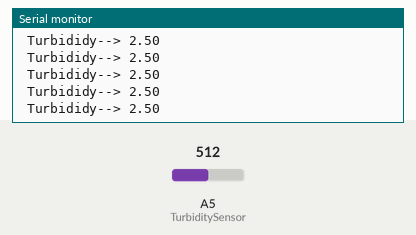
A sketch run on a simulated Arduino Uno, built with avr-gcc and run on an emulated ATmega328P. Shown: the last lines printed to the serial monitor. Inputs (shaded band) come from the test bench; at power-on: A5 (TurbiditySensor) = 512.

Above: at 1.2 s.
1.3 s: A5 (TurbiditySensor) set to 716
At 1.31 s:
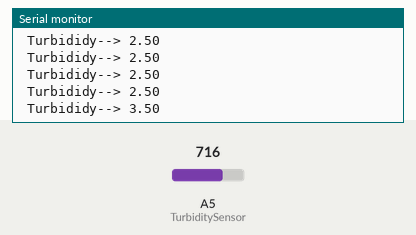
2.8 s: A5 (TurbiditySensor) set to 900
At 2.82 s:
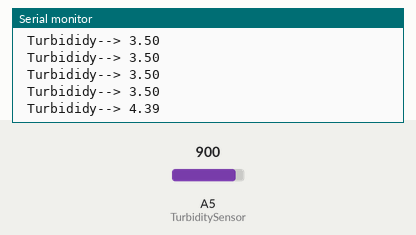
Timing chart, 0 to 5.8 s (numbered marks = the images above; inputs shaded):
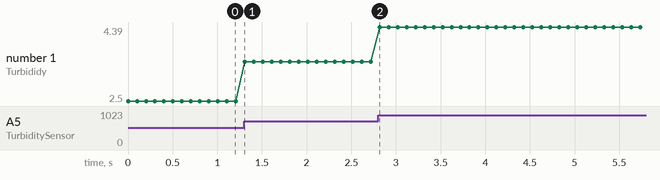

The sketch:

Turbidity_test.ino
```cpp
#define power 13

const int TurbiditySensor = A5;

float Turbidity;

void setup() {
Serial.begin(9600);

pinMode(power, OUTPUT);
digitalWrite(power,HIGH);
}

void loop() {
  Turbidity= analogRead(TurbiditySensor)  * (5.0 / 1024.0) + 2000.0/*bluetooth "id" code */;
  Serial.print(" Turbididy--> "); Serial.println (Turbidity-2000.0);
  delay(100);
  }
```

Measured:
- after the input at 1.3 s, the serial monitor: prints a new line at once (image 1)
- after the input at 2.8 s, the serial monitor: prints a new line at once (image 2)
- plotted number 1: 2.5 → 3.5 after the input at 1.3 s, 3.5 → 4.39 after the input at 2.8 s
